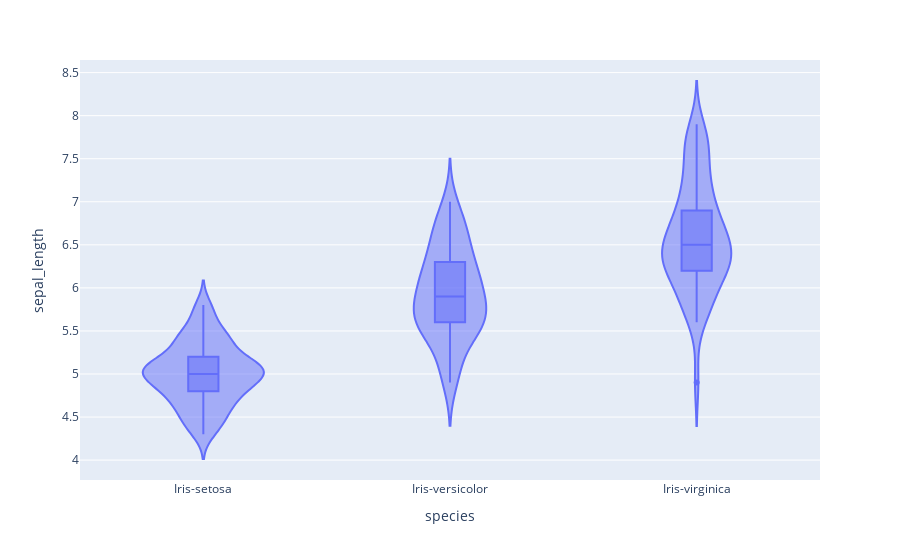
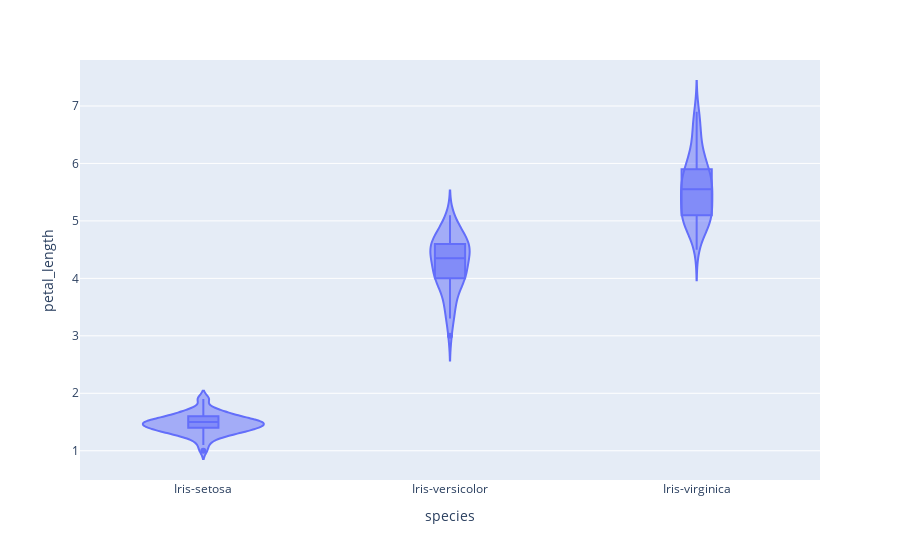

Write notebook code for charts like these, in order.
### Code cell
fig1 = px.violin(df, x='species', y='sepal_length', box=True)
fig2 = px.violin(df, x='species',y='petal_length',box=True)
fig3 = px.violin(df, x='species',y='petal_width',box=True)
fig4 = px.violin(df, x='species',y='sepal_length',box=True)
for i in [fig1, fig2, fig3, fig4]:
    i.show()
# plt.show()

### Figure 1 — Plotly figure (JSON) as saved in the notebook; plotly's stock layout.template omitted (floating-point values rounded to 4 significant figures; data arrays with more than 128 entries replaced by an {"elided": "..."} marker saying what was removed)
{"data": [{"alignmentgroup": "True", "box": {"visible": true}, "hovertemplate": "species=%{x}<br>sepal_length=%{y}<extra></extra>", "legendgroup": "", "marker": {"color": "#636efa"}, "name": "", "offsetgroup": "", "orientation": "v", "scalegroup": "True", "showlegend": false, "type": "violin", "x": {"elided": "150 str values"}, "x0": " ", "xaxis": "x", "y": {"elided": "150 float values"}, "y0": " ", "yaxis": "y"}], "layout": {"autosize": true, "legend": {"tracegroupgap": 0}, "margin": {"t": 60}, "violinmode": "group", "xaxis": {"anchor": "y", "autorange": true, "domain": [0, 1], "range": [-0.5, 2.5], "title": {"text": "species"}, "type": "category"}, "yaxis": {"anchor": "x", "autorange": true, "domain": [0, 1], "range": [3.769, 8.646], "title": {"text": "sepal_length"}, "type": "linear"}}}

### Figure 2 — Plotly figure (JSON) as saved in the notebook; plotly's stock layout.template omitted (floating-point values rounded to 4 significant figures; data arrays with more than 128 entries replaced by an {"elided": "..."} marker saying what was removed)
{"data": [{"alignmentgroup": "True", "box": {"visible": true}, "hovertemplate": "species=%{x}<br>petal_length=%{y}<extra></extra>", "legendgroup": "", "marker": {"color": "#636efa"}, "name": "", "offsetgroup": "", "orientation": "v", "scalegroup": "True", "showlegend": false, "type": "violin", "x": {"elided": "150 str values"}, "x0": " ", "xaxis": "x", "y": {"elided": "150 float values"}, "y0": " ", "yaxis": "y"}], "layout": {"autosize": true, "legend": {"tracegroupgap": 0}, "margin": {"t": 60}, "violinmode": "group", "xaxis": {"anchor": "y", "autorange": true, "domain": [0, 1], "range": [-0.5, 2.5], "title": {"text": "species"}, "type": "category"}, "yaxis": {"anchor": "x", "autorange": true, "domain": [0, 1], "range": [0.4909, 7.8], "title": {"text": "petal_length"}, "type": "linear"}}}
